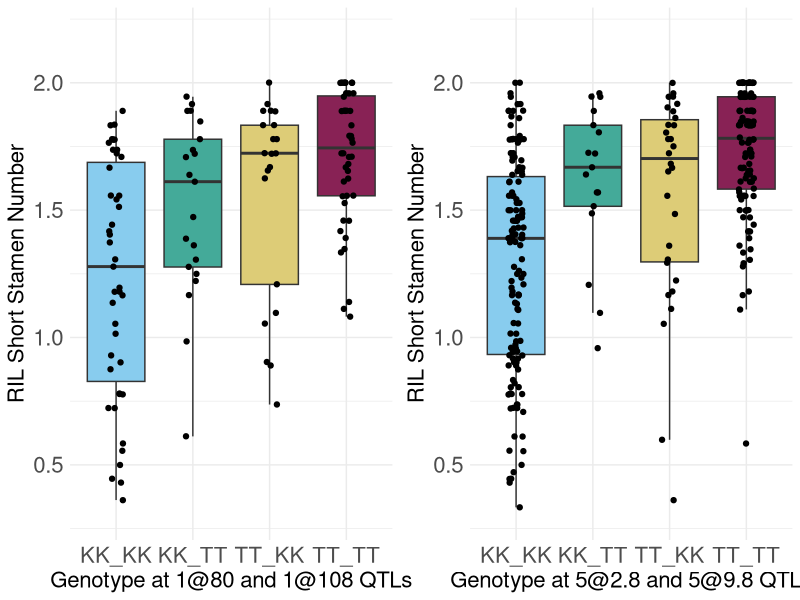

Write the R code that produced this figure.
# Investigate putative linked QTL on chromosomes 1 and 5 in Tsu Kas

setwd("~/Documents/Github/Stamen-loss-2025/") # Change this

require(dplyr)
require(ggplot2)
require(ggpubr)

# plotPXG function is being wacky so I'm just plotting phenotype ~ genotype
# for these recombinants using tidyverse

# read in Tsu Kas genotype and phenotype data
tk.dat <- read.csv("./Data/tsu_kas_pheno_geno/Tsu_Kas_Rqtl_format.csv")[-c(1,2),]

# relevant markers from stepwise analysis:
# 1@80.0 : "C1_24316033"
# 1@108.0 : "X1_27650244"
# 5@2.8 : "X5.1213621"
# 5@9.8 : "X5_2799359"

tk.dat$mean_ss_num <- as.numeric(tk.dat$mean_ss_num)

# create column indicating genotype at both chr1 QTLs
tk.dat$chr1_geno <- paste(tk.dat$C1_24316033, tk.dat$X1_27650244, sep="_") %>% as.factor()

# create column indicating genotype at both chr5 QTLs
tk.dat$chr5_geno <- paste(tk.dat$X5.1213621, tk.dat$X5_2799359, sep = "_") %>% as.factor()

# check out factor levels and remove those that include unknown genotypes
table(tk.dat$chr1_geno)
table(tk.dat$chr5_geno)

# how many have an unknown genotype?
sum(!grepl(pattern="-", x=tk.dat$chr1_geno)) # both genotypes known for 129 RILs
sum(grepl(pattern="-", x=tk.dat$chr1_geno)) # at least one genotype unknown for 212 RILs

sum(!grepl(pattern="-", x=tk.dat$chr5_geno)) # both genotypes known for 306 RILs
sum(grepl(pattern="-", x=tk.dat$chr5_geno)) # at least one genotype unknown for 35 RILs

# make columns that have no unknown genotypes

tk.dat$chr1_geno_known <- case_when(!grepl(pattern="-", x=tk.dat$chr1_geno) ~ tk.dat$chr1_geno,
                                    .default = NA)

tk.dat$chr5_geno_known <- case_when(!grepl(pattern="-", x=tk.dat$chr5_geno) ~ tk.dat$chr5_geno,
                                    .default = NA)

# change AA BB to KK TT for ease of reading

tk.dat$chr1_geno_known <- tk.dat$chr1_geno_known %>% gsub(pattern="A", replacement="K")
tk.dat$chr1_geno_known <- tk.dat$chr1_geno_known %>% gsub(pattern="B", replacement="T")

tk.dat$chr5_geno_known <- tk.dat$chr5_geno_known %>% gsub(pattern="A", replacement="K")
tk.dat$chr5_geno_known <- tk.dat$chr5_geno_known %>% gsub(pattern="B", replacement="T")

# plot short stamen number as a function of chr1 genotype
chr1_boxplot = tk.dat %>%
  filter(!is.na(chr1_geno_known)) %>%
  ggplot() +
  aes(x = chr1_geno_known, fill = chr1_geno_known, y = mean_ss_num) +
  geom_boxplot(outliers = F) +
  geom_jitter(position=position_jitter(0.1)) +
  # Labels
  scale_x_discrete(name = 'Genotype at 1@80 and 1@108 QTLs') +
  scale_y_continuous(
    name = 'RIL Short Stamen Number', limits=c(0.3, 2.2)
  ) +
  # Style
  scale_fill_manual(values = c("#88CCEE", "#44AA99", "#DDCC77", "#882255")) +
  theme_minimal() +
  theme(
    legend.position = "none",
    axis.text = element_text(size=16),
    axis.title = element_text(size=16),
  )

chr5_boxplot = tk.dat %>%
  filter(!is.na(chr5_geno_known)) %>%
  ggplot() +
  aes(x = chr5_geno_known, fill = chr5_geno_known, y = mean_ss_num) +
  geom_boxplot(outliers = F) +
  geom_jitter(position=position_jitter(0.1)) +
  # Labels
  scale_x_discrete(name = 'Genotype at 5@2.8 and 5@9.8 QTLs') +
  scale_y_continuous(
    name = 'RIL Short Stamen Number', limits=c(0.3, 2.2)
  ) +
  # Style
  scale_fill_manual(values = c("#88CCEE", "#44AA99", "#DDCC77", "#882255")) +
  theme_minimal() +
  theme(
    legend.position = "none",
    axis.text = element_text(size=16),
    axis.title = element_text(size=16),
  )

# let's investigate the effects of these loci using ANOVA and Tukey's test
TukeyHSD(aov(data=tk.dat, mean_ss_num ~ chr1_geno_known))

# letters on chr1 boxplot are a, b, b, b
TukeyHSD(aov(data=tk.dat, mean_ss_num ~ chr5_geno_known))
# letters on chr5 boxplot are a, b, b, b

svg("./Results/linked_qtl_boxplots.svg", width=12, height=7)
ggarrange(chr1_boxplot, chr5_boxplot)
dev.off()
